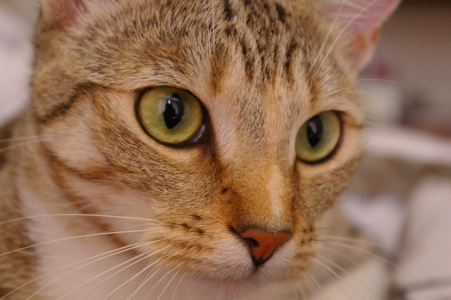
#> input picture skimage.data.cat(), 451 x 300 px
$ jupyter execute --allow-errors slideshow.ipynb
#> lines starting #> are read from the running program, lines starting #| are printed output that depends on the picture
# Quantifying solidification of metallic alloys with scikit-image

<center><h2>C. Gus Becker</h2></center>
<center>


</center>
<center><h3>&</h3></center>
<center><h2>Marianne Corvellec</h2></center>
<center>


</center>

#### BIDS ImageXD Conference — May 18, 2021 ― Session 4: Materials Science

# Context and Motivation

<h4><a href="https://commons.wikimedia.org/wiki/File:Selective_laser_melting_system_schematic.jpg">Materialgeeza</a>, <a href="https://creativecommons.org/licenses/by-sa/3.0">CC BY-SA 3.0</a> (Wikimedia Commons)</h4>

# Introduction to scikit-image
<br />

<br />
https://scikit-image.org/

[cell 1]
import skimage

[cell 2]
from skimage import data

[cell 3]
cat = data.cat()
#> cat is the input picture: shape (300, 451, 3); mean R, G, B 147.7, 111.4, 86.8

[cell 4]
type(cat)

[cell 5]
cat.ndim
#> Out = 3

[cell 6]
import plotly.express as px

[cell 7]
px.imshow(cat)

[cell 8]
retina = data.retina()
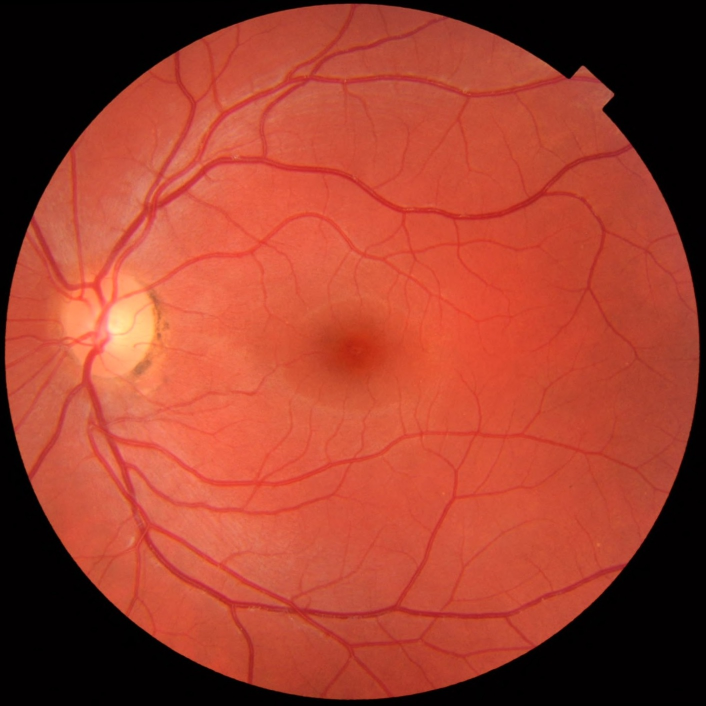
#> input picture skimage.data.retina(), 1411 x 1411 px (shown at 1/2 size)
#> retina is the input picture: shape (1411, 1411, 3); mean R, G, B 159.4, 63.5, 46.1

[cell 9]
px.imshow(retina)

[cell 10]
from skimage import color, filters

[cell 11]
import matplotlib.pyplot as plt
import numpy as np

image = retina[:, :, 2]
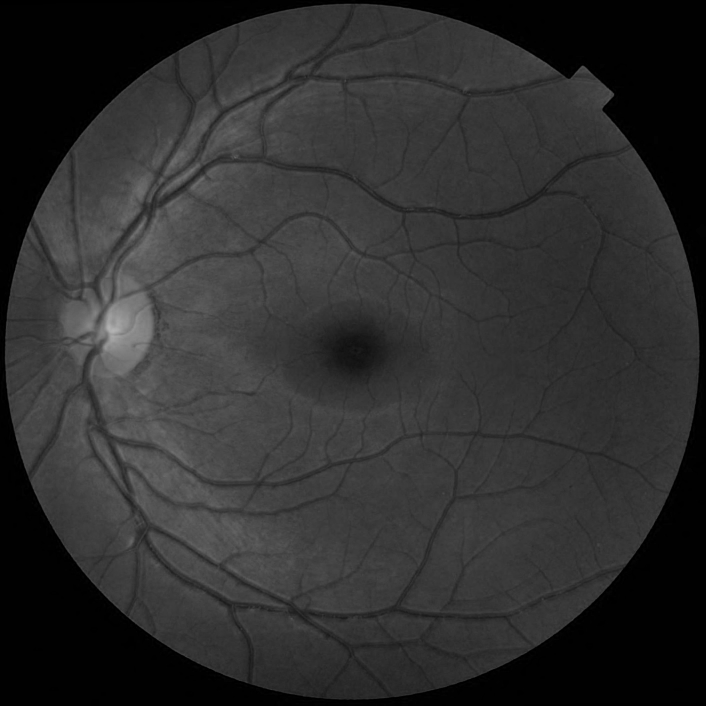
#> image: shape (1411, 1411) (shown at 1/2 size); min 0, max 181, mean 46.1

thresh = filters.threshold_multiotsu(image)
#> thresh = [27, 66]
regions = np.digitize(image, bins=thresh)
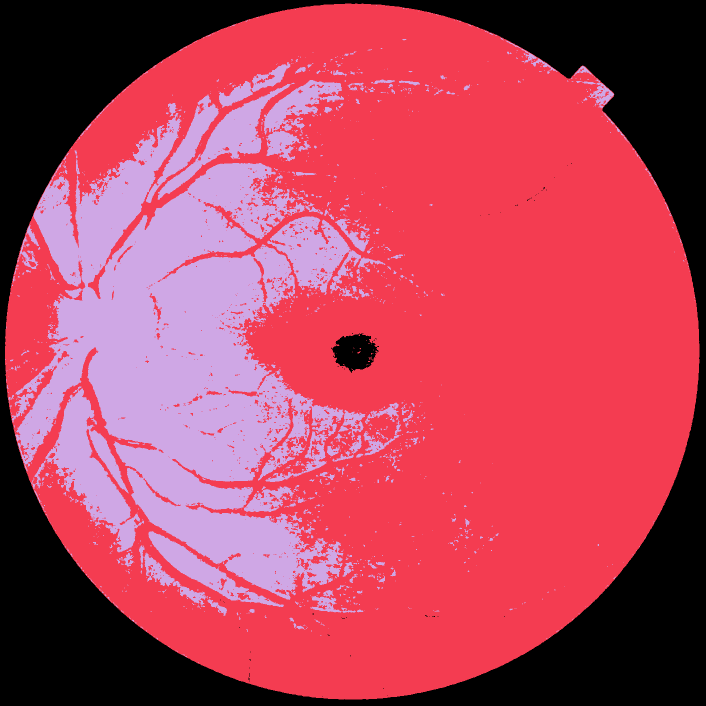
#> regions: shape (1411, 1411) int64 (shown at 1/2 size); 3 distinct labels, from 0 to 2; one colour per label, 0 black

fig, ax = plt.subplots(ncols=2, figsize=(10, 5))
ax[0].imshow(image)
ax[0].set_title('Channel 2 in RGB')
ax[1].imshow(regions)
ax[1].set_title('Multi-Otsu thresholding')
plt.show()
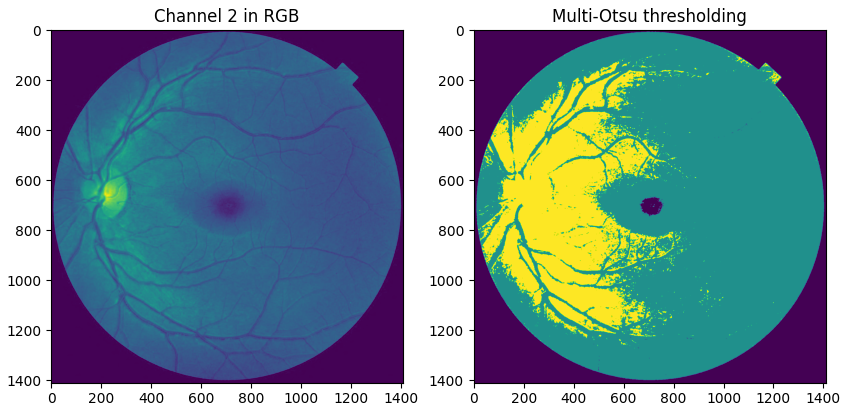
#> figure drawn by matplotlib, 2 panels

[cell 12]
conv_img = color.rgb2lab(retina)
#> conv_img: shape (1411, 1411, 3) float64; mean of channels 0, 1, 2 39.6, 36.8, 29.5
image = conv_img[:, :, 1]
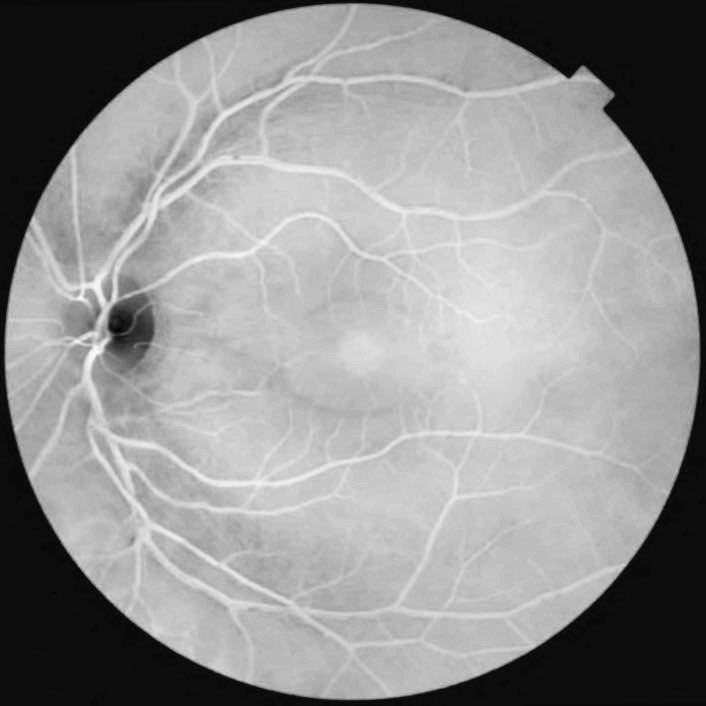
#> image: shape (1411, 1411) float64 (shown at 1/2 size); min -2.86, max 65.69, mean 36.8; drawn with min black and max white

thresh = filters.threshold_multiotsu(image)
#> thresh = [22.45, 47.35]
regions = np.digitize(image, bins=thresh)
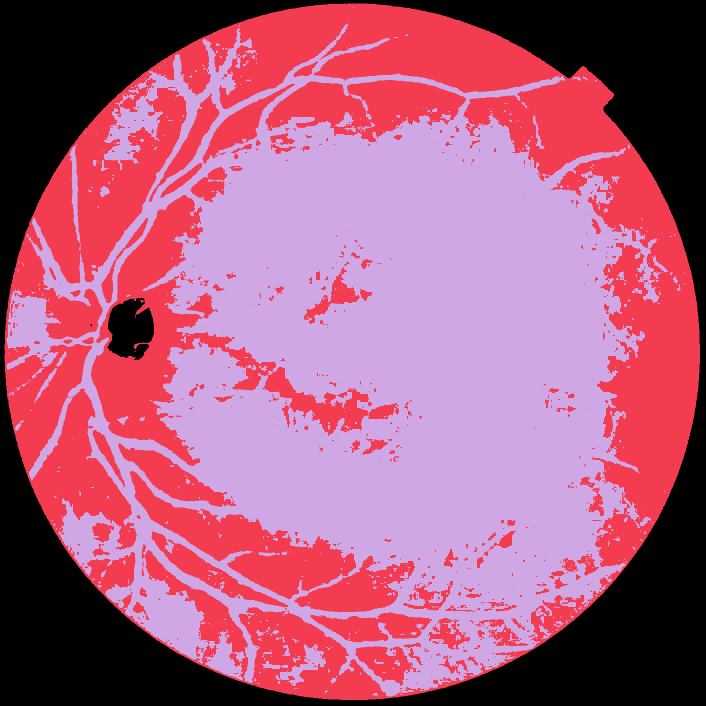
#> regions: shape (1411, 1411) int64 (shown at 1/2 size); 3 distinct labels, from 0 to 2; one colour per label, 0 black

fig, ax = plt.subplots(ncols=2, figsize=(10, 5))
ax[0].imshow(image)
ax[0].set_title('Channel 1 in CIELAB')
ax[1].imshow(regions)
ax[1].set_title('Multi-Otsu thresholding')
plt.show()
